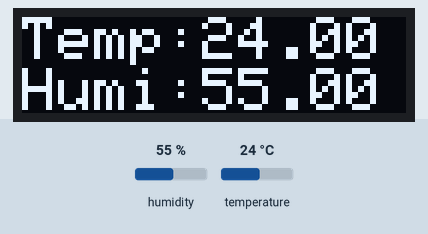
The sketch below on a simulated ESP8266 (NodeMCU). Shown: 128×32 one-colour display. The test bench sets the inputs (shaded band); at power-on: humidity 55 %, temperature 24 °C. WiFi joins after 1.5 s; servers stay silent unless stated; what the sketch prints to the serial monitor is not drawn.

Above: at 3.2 s.
3.3 s: humidity set to 22 %
At 6.1 s:
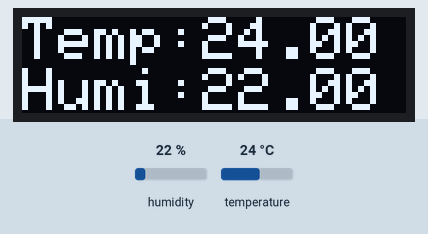
6.5 s: temperature set to 12 °C
At 8.4 s:
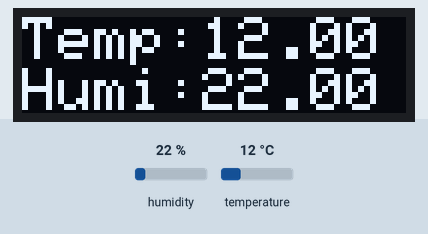
9.5 s: humidity set to 40 %
At 11.9 s:
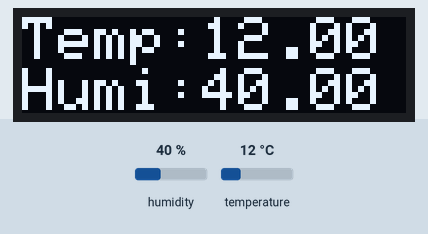
12.5 s: temperature set to 19 °C
At 15.4 s:
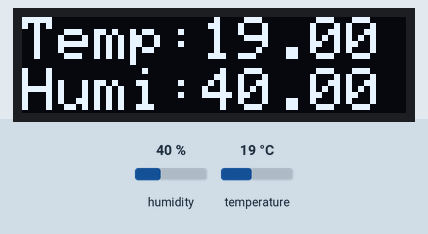
Timing chart, 0 to 16.5 s (numbered marks = the images above; inputs shaded):
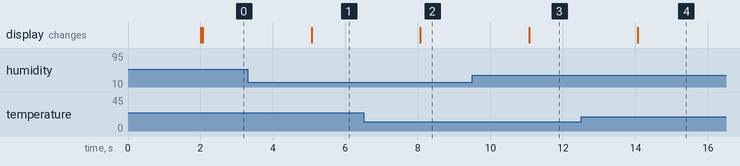

Measured:
- after the input at 3.3 s, the display: changes after 1.8 s (image 1)
- after the input at 6.5 s, the display: changes after 1.6 s (image 2)
- after the input at 9.5 s, the display: changes after 1.6 s (image 3)
- after the input at 12.5 s, the display: changes after 1.6 s (image 4)

The sketch:

WeatherSense.ino
```cpp
#include <Arduino.h>
#include <ESP8266WiFi.h>
#include <Hash.h>
#include <ESPAsyncTCP.h>
#include <ESPAsyncWebServer.h>
#include <Adafruit_Sensor.h>
#include <DHT.h>
#include <Adafruit_GFX.h>
#include <Adafruit_SSD1306.h>
#include <Adafruit_I2CDevice.h>

const char* ssid = "nice";      // replace your Wifi Username
const char* password = "cuadra123";    // replace your wifi password

#define DHTPIN D4         // DHT11 pin connected to nodemcu D4 pin
#define DHTTYPE    DHT11     // DHT 11
DHT dht(DHTPIN, DHTTYPE);

#define SCREEN_WIDTH 128
#define SCREEN_HEIGHT 32

#define OLED_RESET     LED_BUILTIN
Adafruit_SSD1306 display(SCREEN_WIDTH, SCREEN_HEIGHT, &Wire, OLED_RESET);

float t = 0.0;
float h = 0.0;

AsyncWebServer server(80);      // Wifi Server
unsigned long previousMillis = 0;
const long interval = 1000;

const char index_html[] PROGMEM = R"rawliteral(
<!DOCTYPE HTML>
<html>
<head>
   <meta name="author" content="Roy Cuadra">
   <meta name="description" content="Weather-Station">
   <meta name="viewport" content="width=device-width, initial-scale=1">
   <link rel="stylesheet" href="https://use.fontawesome.com/releases/v5.7.2/css/all.css"
   integrity="sha384-fnmOCqbTlWIlj8LyTjo7mOUStjsKC4pOpQbqyi7RrhN7udi9RwhKkMHpvLbHG9Sr" crossorigin="anonymous">
   <title>WeatherSense</title>
   <style>
     body {
       font-family: 'Segoe UI', Tahoma, Geneva, Verdana, sans-serif;
       background-image: url("https://p4.wallpaperbetter.com/wallpaper/92/95/748/5bd0eb701f715-wallpaper-preview.jpg");
       margin: 0;
       background-size: cover;
       background-repeat: no-repeat;
       padding: 0;
       display: flex;
       justify-content: center;
       align-items: center;
       height: 100vh;
     }
     .container {
  text-align: center;
  background-color: rgba(231, 219, 219, 0.5); /* Adjust the alpha (0.7) for transparency */
  border-radius: 20px;
  padding: 20px;
  box-shadow: 0px 0px 10px rgba(0, 0, 0, 0.2);
}
     h2 {
       font-size: 2rem;
       color: #333;
     }
     p {
       font-size: 1.5rem;
       color: #555;
       display: flex;
       align-items: center;
     }
     .dht-labels {
       font-size: 1.2rem;
       vertical-align: middle;
       padding-left: 10px;
       color: #2c2b2b;
     }
     i {
       font-size: 2rem;
       margin-right: 10px;
     }
     span {
       font-size: 2rem;
       color: #333;
     }
     sup.units {
       font-size: 1.2rem;
       color: #777;
     }
     .icon-temperature {
       color: #059e8a;
     }
     .icon-humidity {
       color: #00add6;
     }
     .digital-clock {
  font-size: 2rem;
  font-weight: bold;
  color: #333;
  margin-top: 20px;
}

   </style>
 </head>
 <body>
   <div class="container">
     <h2>WeatherSense</h2>
     <div id="digitalClock" class="digital-clock"></div>

     <p>
       <i class="fas fa-thermometer-half icon-temperature"></i>
       <span class="dht-labels">Temperature</span>
       <span id="temperature">%TEMPERATURE%</span>
       <sup class="units">&deg;C</sup>
     </p>
     <p>
       <i class="fas fa-tint icon-humidity"></i>
       <span class="dht-labels">Humidity</span>
       <span id="humidity">%HUMIDITY%</span>
       <sup class="units">%</sup>
     </p>
   </div>
<script>

function updateDigitalClock() {
  const digitalClock = document.getElementById("digitalClock");
  const now = new Date();
  let hours = now.getHours();
  const minutes = now.getMinutes().toString().padStart(2, '0');
  const seconds = now.getSeconds().toString().padStart(2, '0');
  let ampm = hours >= 12 ? 'PM' : 'AM';

  // Convert hours to 12-hour format
  if (hours > 12) {
    hours -= 12;
  }
  if (hours === 0) {
    hours = 12;
  }

  digitalClock.textContent = `${hours}:${minutes}:${seconds} ${ampm}`;
}

// Update the clock every second
setInterval(updateDigitalClock, 1000);

// Initialize the clock
updateDigitalClock();
</script>
<script>
    // For Data
    setInterval(function ( ) {
  var xhttp = new XMLHttpRequest();
  xhttp.onreadystatechange = function() {
    if (this.readyState == 4 && this.status == 200) {
      document.getElementById("temperature").innerHTML = this.responseText;
    }
  };
  xhttp.open("GET", "/temperature", true);
  xhttp.send();
}, 10000 ) ;

setInterval(function ( ) {
  var xhttp = new XMLHttpRequest();
  xhttp.onreadystatechange = function() {
    if (this.readyState == 4 && this.status == 200) {
      document.getElementById("humidity").innerHTML = this.responseText;
    }
  };
  xhttp.open("GET", "/humidity", true);
  xhttp.send();
}, 10000 ) ;
</script>
</body>
</html>)rawliteral";
String processor(const String& var){
  //Serial.println(var);
  if(var == "TEMPERATURE"){
    return String(t);
  }
  else if(var == "HUMIDITY"){
    return String(h);
  }
  return String();
}

void setup(){
  Serial.begin(115200);
  dht.begin();              // Initializing DHT11 Sensor
  WiFi.begin(ssid, password);
  Serial.println("Connecting to WiFi");
  while (WiFi.status() != WL_CONNECTED) {
    delay(1000);
    Serial.println(".");
  }
  Serial.println(WiFi.localIP());
  server.on("/", HTTP_GET, [](AsyncWebServerRequest *request){
    request->send_P(200, "text/html", index_html, processor);
  });
  server.on("/temperature", HTTP_GET, [](AsyncWebServerRequest *request){
    request->send_P(200, "text/plain", String(t).c_str());
  });
  server.on("/humidity", HTTP_GET, [](AsyncWebServerRequest *request){
    request->send_P(200, "text/plain", String(h).c_str());
  });
  server.begin();               // Initiz=alizing Wifi Server

 if(!display.begin(SSD1306_SWITCHCAPVCC, 0x3C)) {   // Address of OLED Display
 Serial.println(F("SSD1306 allocation failed"));
 for(;;);
 }
}


void loop(){
  unsigned long currentMillis = millis();
  if (currentMillis - previousMillis >= interval) {
    previousMillis = currentMillis;
    float newT = dht.readTemperature();
    if (isnan(newT)) {
      Serial.println("Failed to read from DHT sensor!");
    }
    else {
      t = newT;

      display.clearDisplay();
      display.setTextSize(2);
      display.setTextColor(WHITE);
      display.setCursor(0,0);
      display.print("Temp:");
      display.print(newT);
      Serial.println(t);
    }
    float newH = dht.readHumidity();
    if (isnan(newH)) {
      Serial.println("Failed to read from DHT sensor!");
    }
    else {
      h = newH;

     display.setCursor(0,17);
     display.print("Humi:");
     display.print(newH);
     display.display();
     Serial.println(h);
    }
  }
}
```
